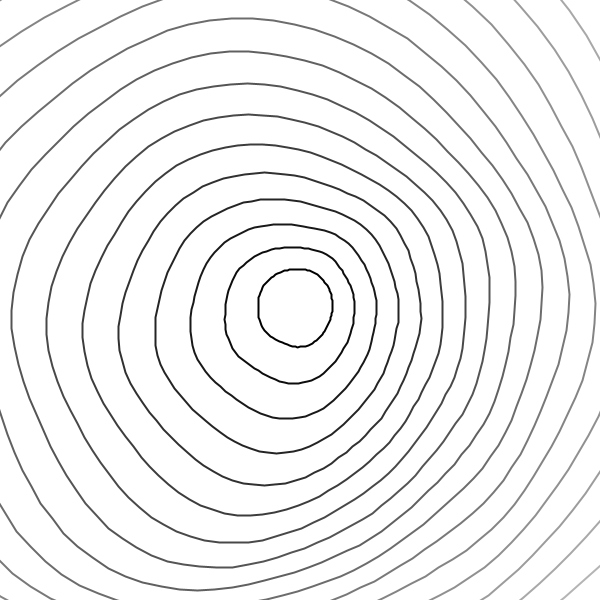
Frame 1 (no input)
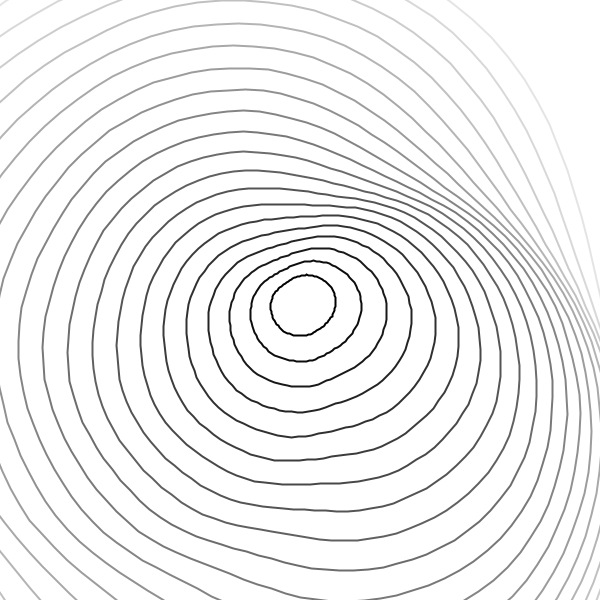
Frame 60 (the mouse pressed at the canvas centre just before this capture)
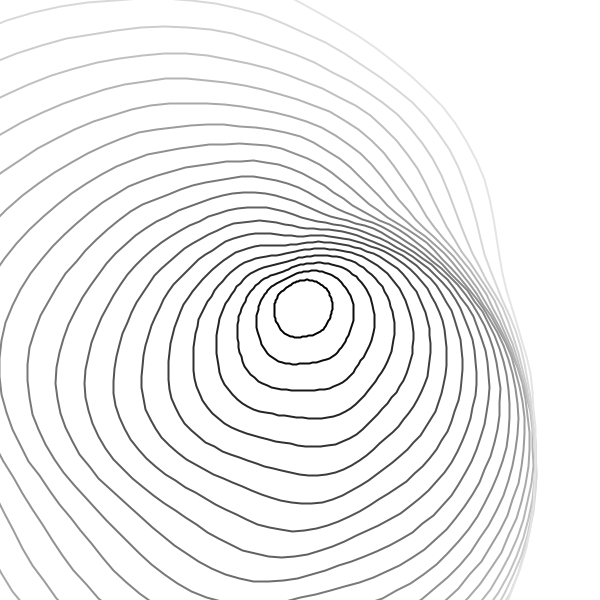
Frame 120 (the mouse held since frame 60 and released just before this capture)

The Processing sketch that drew these frames (run headless with seeded random() and noise(); from frame 60 on, the mouse is pressed at the canvas centre):

// Processing sketch: showcase_perlinnoise_lines
// ── showcase_perlinnoise_lines.pde
int SEGMENTS = 100;
float ANGLE_PER_SEGMENT = TWO_PI / SEGMENTS;
int INNER_RADIUS = 20;
float RADIUS_VARIATION = 50;

int amount = 20;
float noiseScale = 0.2;

void setup(){
  size(600, 600);
}

void draw(){
  translate(width / 2, height / 2);
  
  background(255);
  noFill();
  // stroke(0);
  strokeWeight(2);
  println(frameRate);
  
  for(int i = 0; i < amount; i ++){
    stroke(255/amount * i);
    translate(2, 5);
    rotate(0.1);
    beginShape();
    for(int j = 0; j < SEGMENTS; j++){
      float angle = ANGLE_PER_SEGMENT * j;
      
      float cosA = cos(angle);
      float sinA = sin(angle);
      
      float time = frameCount * 0.03;
      float noiseValue = noise(noiseScale * cosA + noiseScale,
                                noiseScale * sinA + noiseScale,
                                time);
      // float radius = 30 * (8 - i) + (RADIUS_VARIATION * noiseValue);
      float radius = 10 + (RADIUS_VARIATION * (i + 1)) * noiseValue;
      
      vertex(radius * cosA, radius * sinA);
    }
    endShape(CLOSE);
  }
}
